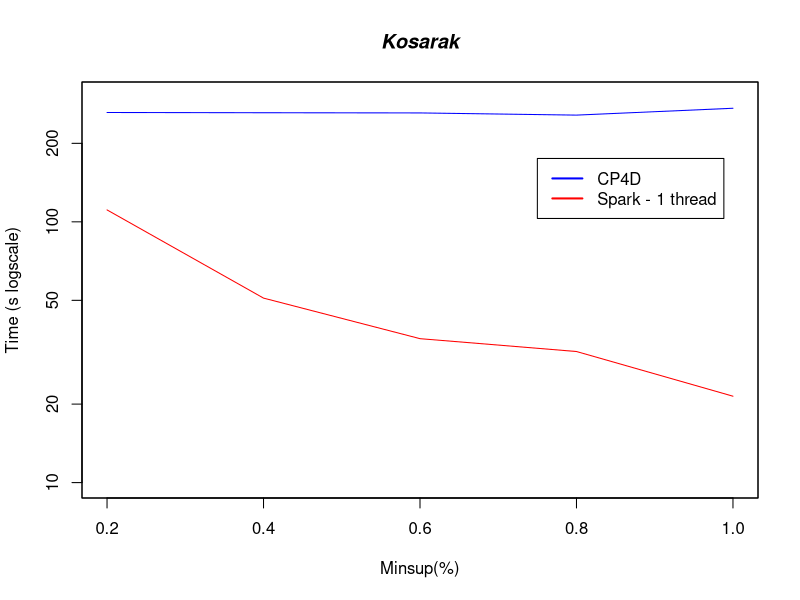

Write the R code that produced this figure.

#DATA
xLabel <- c("0.2", "0.4", "0.6", "0.8", "1.0")
x <- c(1:5)

cp4d <- c(262.589, 262.037, 261.587, 256.581, 272.613)
spark1 <- c(111.086, 50.986, 35.638, 31.816, 21.442)

#PLOT
plot(x,cp4d, log = "y", type="l", xlab="Minsup(%)", ylab="Time (s logscale)", col="blue", xaxt='n', ylim=c(10, 300))
lines(x,spark1, col="red")

#Pretty up
title(main="Kosarak", font.main=4)
legend(3.75, 175, legend=c("CP4D", "Spark - 1 thread"), lty=c(1,1),lwd=c(2,2), col=c("blue","red"))
axis(1, at=1:5, lab=xLabel)
box()
